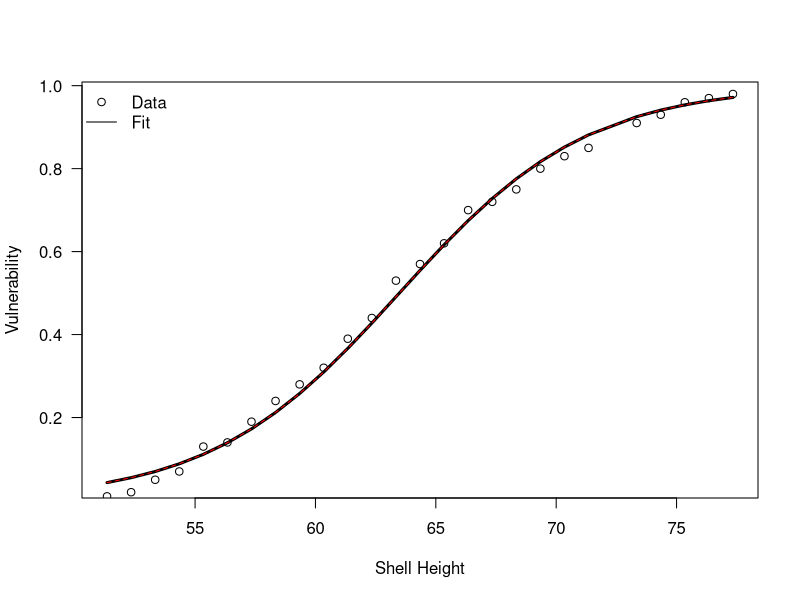

This figure's R source:
#@@@@@@@@@@@@@@@@@@@@@@@@@@@@@@@@@@@@@@@@@@@@@@@@@@@@@@@
#@@@@@@@@@@@@@@@@@@@@@@@@@@@@@@@@@@@@@@@@@@@@@@@@@@@@@@@
#
#			Code to estimate vulnerability
#		
#@@@@@@@@@@@@@@@@@@@@@@@@@@@@@@@@@@@@@@@@@@@@@@@@@@@@@@@
#@@@@@@@@@@@@@@@@@@@@@@@@@@@@@@@@@@@@@@@@@@@@@@@@@@@@@@@
#Author: Zach Siders
#Incept: 2020-Dec-12
###-----------------------------------------------------
#		Initialization
###-----------------------------------------------------
	#function to do the inverse logit
	inv_logit <- function(x){
		exp(x)/(exp(x)+1)
	}
	#function to do the logit
	logit <- function(x){
		log(x/(1-x))
	}
	#function to calculate the CDF
	cdfZS <- function(x, breaks){
	  x <- sort(x)
	  n <- length(x)
	  if(n < 1)
	    stop("'x' must have 1 or more non-missing values")
	  vals <- cut(x, seq(r.tl[1], r.tl[2], by = as.numeric(breaks)))
	  mids <- seq(r.tl[1], r.tl[2], by = as.numeric(breaks))[-length(seq(r.tl[1], r.tl[2], by = as.numeric(breaks)))] + (as.numeric(breaks)/2)
	  matches <- match(vals, levels(vals))
	  tab <- aggregate(matches,by=list(vals), length, drop=FALSE)$x
	  tab[is.na(tab)] <- 0
	  cum <- cumsum(tab)/n
	  raw <- as.data.frame(cbind(mids,cum))
	  raw <- raw[!duplicated(raw$cum),][-1,]
	  rval <- approxfun(raw$mids, raw$cum, 
	                    method = "constant", yleft = 0, yright = 1, f = 0, ties = "ordered")
	  class(rval) <- c("ecdf", "stepfun", class(rval))
	  assign("nobs", n, envir = environment(rval))
	  attr(rval, "call") <- sys.call()
	  rval
	  return(list("rval"=rval,"cum"=raw$cum,"vals"=raw$mids))
	}
###-----------------------------------------------------
#		Data Simulation
###-----------------------------------------------------
	#this simulates some lengths
	#replace with data
	sim.len <- rlnorm(100, log(65), 0.1)
	r.tl <- range(sim.len)
###-----------------------------------------------------
#		Fit CDF
###-----------------------------------------------------
	cdf.dat <- cdfZS(sim.len, 1)
###-----------------------------------------------------
#		GLM
###-----------------------------------------------------
	#grab the parts from the CDF fit that we need
	cdf.df <- data.frame(cum = cdf.dat$cum, 
	                     vals = cdf.dat$vals)

	mod.fit <- glm(cum ~ vals, data=cdf.df, family=binomial(link='logit'))
###-----------------------------------------------------
#		Output
###-----------------------------------------------------
	#determine L50 and sigma
	(l50 <- (logit(0.5) - coef(mod.fit)[1])/coef(mod.fit)[2])
	(sigma <- 1/coef(mod.fit)[2]) #determine the classic sigma

	std.pred <- 1/(1+exp(-(cdf.dat$val-l50)/sigma)) #regular logistic vulnerability model
###-----------------------------------------------------
#		Figures
###-----------------------------------------------------
	plot(cdf.dat$val,inv_logit(predict(mod.fit)), 
	     type='l', xlab='Shell Height', ylab="Vulnerability", las=1, lwd=3)
	points(cdf.dat$val, cdf.dat$cum)
	lines(cdf.dat$val, std.pred, col='red', lty=2)
	legend('topleft', legend=c("Data","Fit"), 
	       pch=c(1,NA), lty=c(NA,1), bty='n')